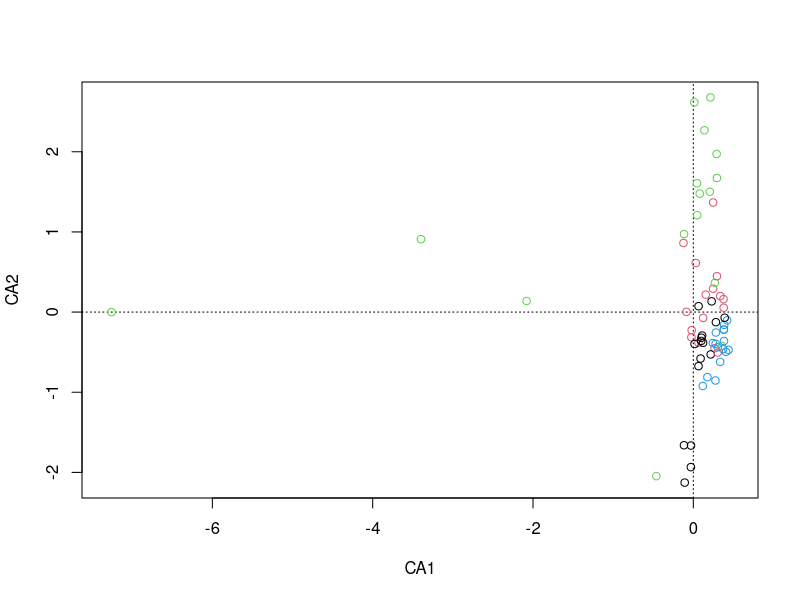
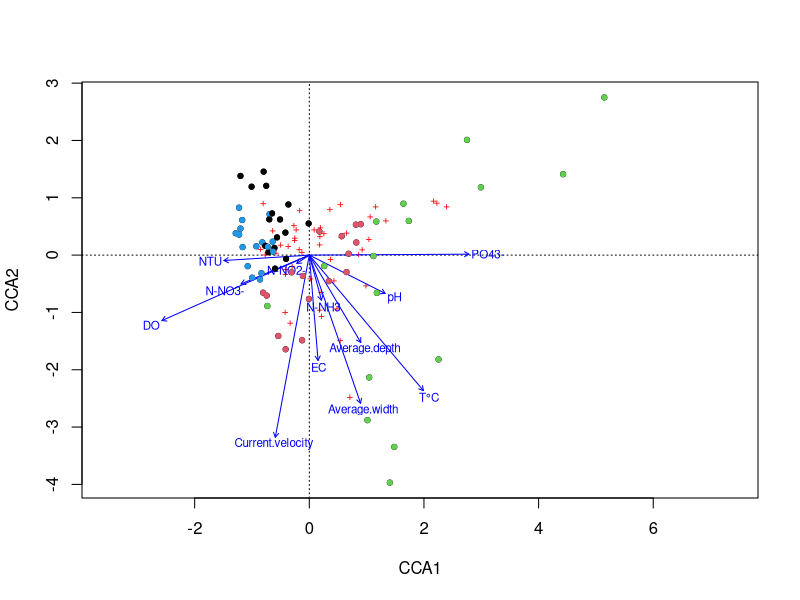
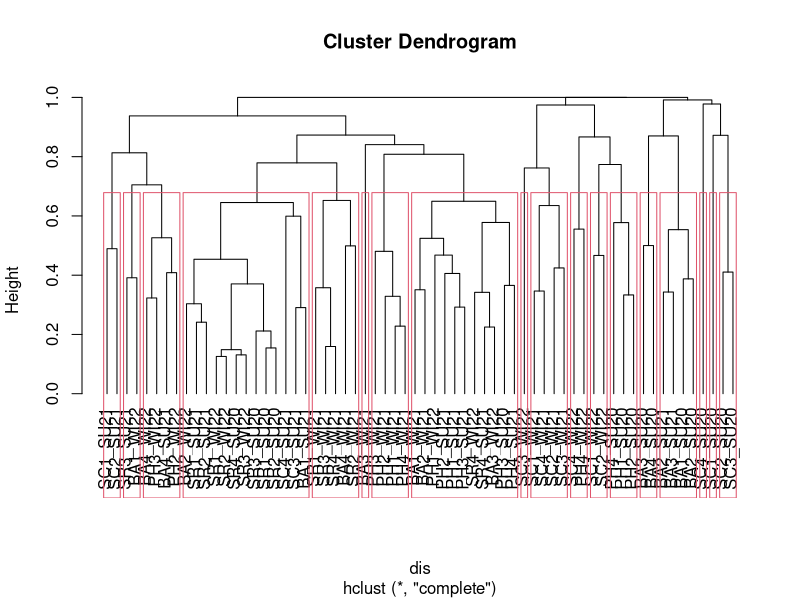
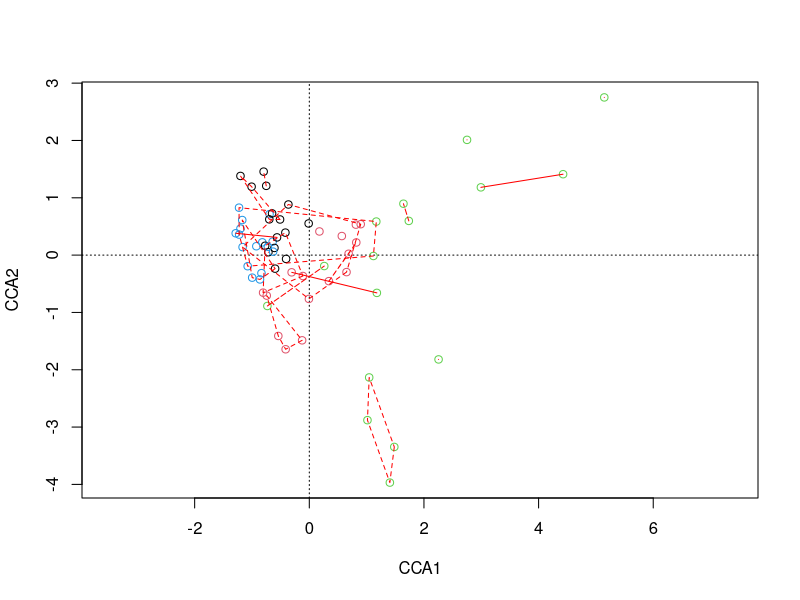

R code for these plots, in order:
## ---- chunk 1
#| echo: true

library(openxlsx)
env <- read.xlsx("data/Wilson_Latorre/Data_multi_env_R_course.xlsx", sheet = 1, rowNames = TRUE)
com <- read.xlsx("data/Wilson_Latorre/Data_multi_bio_R_course.xlsx", sheet = 1, rowNames = TRUE)
site <- read.xlsx("data/Wilson_Latorre/Data_multi_site_R_course.xlsx", sheet = 1, rowNames = TRUE)
## ---- chunk 2
#| echo: true

comm <- log1p(com)
envm <- scale(env)
## ---- chunk 3
#| echo: true
#| output: false

library(vegan)
decorana(comm)
## ---- chunk 4
#| echo: true

comm_ca <- ca(comm)
ordiplot(comm_ca, display = "sites", type = "n")
points(comm_ca, col = factor(site$Sitio))
## ---- chunk 5
#| echo: true
#| output: false

comm_envm_cca <- cca(comm, envm)
comm_envm_cca
ordiplot(comm_envm_cca)
points(comm_envm_cca, pch = 20, col = factor(site$Sitio))
## ---- chunk 6
#| echo: true
dis <- vegdist(com)
## ---- chunk 7
#| echo: true

com_hc <- hclust(dis, method = "complete")
## ---- chunk 8
#| echo: true

plot(com_hc, hang = - 1)
rect.hclust(com_hc, h = 0.7)
## ---- chunk 9
#| echo: true

grp <- cutree(com_hc, h=0.7)
## ---- chunk 10
#| echo: true

ordiplot(comm_envm_cca, display = "sites", type = "n")
points(comm_envm_cca, col = as.numeric(as.factor(site[, "Sitio"])))
ordihull(comm_envm_cca, grp, lty=2, col="red")
